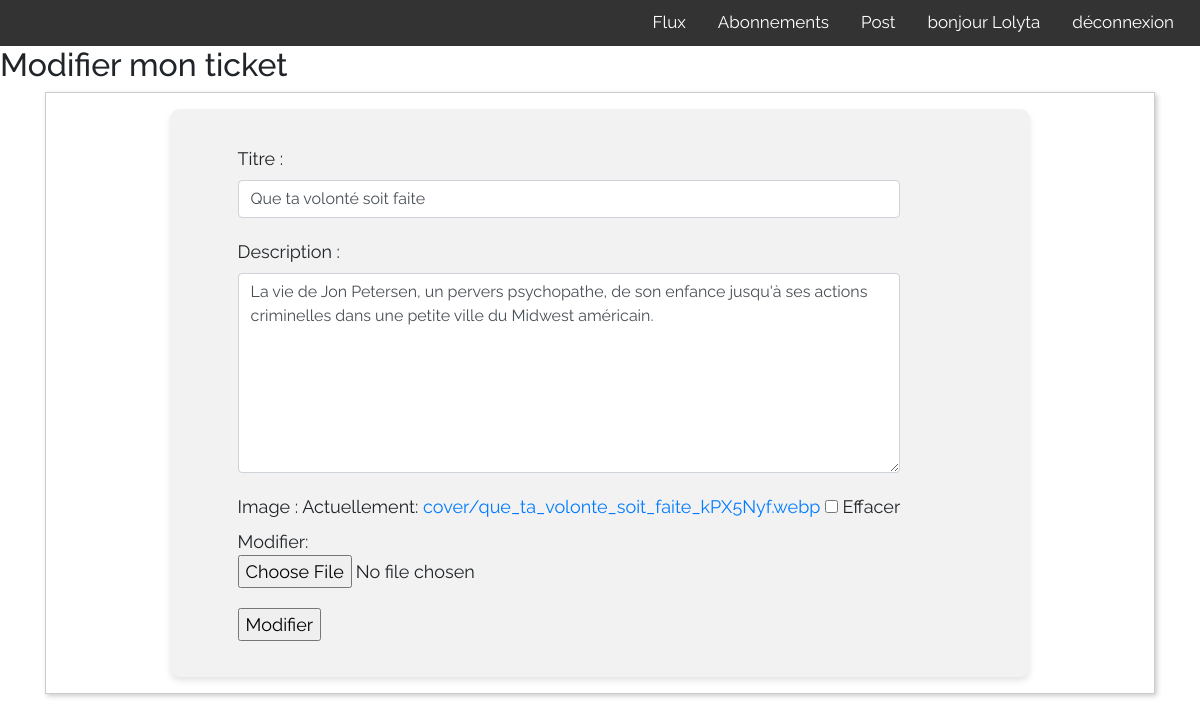
The app's page /edit_ticket/76/ (signed in) with its own data.
### tickets/models.py (models this page shows, shortened)
class Ticket(models.Model):
	title = models.CharField(max_length=128)
	description = models.TextField(max_length=2048, blank=True)
	user = models.ForeignKey(User, on_delete=models.CASCADE)
	image = models.ImageField(upload_to='cover/', blank=True, null=True)
	time_created = models.DateTimeField(auto_now_add=True)
	has_review = models.BooleanField(default=False)
	class Meta:
		verbose_name = 'Ticket'
		verbose_name_plural = 'Tous les tickets'
		ordering = ["user"]

### tickets/views.py (the view)
# urls.py: path('edit_ticket/<int:ticket_id>/', views.edit_ticket, name='edit_ticket'),
@login_required(login_url='followers:login')
def edit_ticket(request: HttpRequest, ticket_id: int) -> HttpResponse:
	review = get_object_or_404(Ticket, pk=ticket_id)
	if request.method == 'POST':
		form = TicketCreateForm(request.POST, instance=review)
		if form.is_valid():
			form.save()
			return redirect('reviews:user_posts')
	else:
		form = TicketCreateForm(instance=review)
	return render(request, 'edit_ticket.html', {'form': form})

### tickets/views.py
class TicketCreateForm(forms.ModelForm):
	title = forms.CharField(max_length=128, label="Titre")
	description = forms.CharField(required=False, label="Description", widget=forms.Textarea(attrs={'class': 'form-control'}))
	image = forms.ImageField(required=False, label="Image")  # Ajout du champ pour l'image
	class Meta:
		model = Ticket
		exclude = ['ticket']
		fields = ['title', 'description', 'image', ]

### tickets/templates/tickets/edit_ticket.html (shortened to what this page needs)
{% extends 'base.html' %}
{% load crispy_forms_tags %}
{% load widget_tweaks %}
{% block content %}
  <h2>Modifier mon ticket</h2>
  <div class="container">
    <div class="post">
        <div class="post-content">
            <div class="btn-update-review">
             <form method="post" enctype="multipart/form-data" id="review-form">
                <div class="form-group">
                  {{ form.title.label_tag }}
                  {{ form.title|add_class:"form-control" }}
                </div>
                <div class="form-group">
                  {{ form.description.label_tag }}
                  {{ form.description|add_class:"form-control form-control-description" }}
                </div>
              <div class="form-group">
              {{ form.image.label_tag }}
              {{ form.image|add_class:"form-control-file" }}
              </div>
                <input type="submit" value="Modifier">
              </form>
            </div>
        </div>
    </div>
  </div>
{% endblock %}

### templates/base.html (shortened to what this page needs)
{% load static %}
<!DOCTYPE html>
<html lang="fr">
<head>
    <link rel="stylesheet" href="https://maxcdn.bootstrapcdn.com/bootstrap/4.0.0/css/bootstrap.min.css">
    <link rel="stylesheet" href="{% static 'css/style.css' %}">
    <link rel="stylesheet" href="https://use.fontawesome.com/releases/v5.14.0/css/all.css">
</head>
<body>
<nav>
  <ul>
      {% if request.user.is_authenticated %}
      <li><a href="{% url 'followers:logout' %}">déconnexion</a></li>
      <li><a href="{% url 'followers:profile' %}">bonjour {{ user.username }}</a></li>
      {% else %}
      <li><a href="{% url 'followers:login' %}">Se connecter</a></li>
      {% endif %}
      <li><a href="{% url 'reviews:user_post' %}">Post</a></li>
      <li><a href="{% url 'followers:follow' %}">Abonnements</a></li>
      <li><a href="{% url 'reviews:feed' %}">Flux</a></li>
  </ul>
</nav>
    <section class="hero">
        {% block content %}
        {% endblock %}
    </section>
</body>
</html>

### reviews/static/css/style.css (style rules this page uses)
body { background-color: white; font-family: 'Raleway', sans-serif; }
nav { background-color: #333; padding: 10px; }
nav ul { list-style-type: none; margin: 0; padding: 0; overflow: hidden; }
nav li { float: right; }
nav a { color: white; text-align: center; padding: 14px 16px; text-decoration: none; font-size: 17px; }
.container { width: 100%; margin: 0 auto; }
.post { padding: 1em; border: 1px solid #ccc; margin-bottom: 1em; box-shadow: 2px 2px 5px #ccc; }
.post-content { width: 80%; margin: 0 auto; font-size: 18px; line-height: 1.5; text-align: justify; padding: 20px; background-color: #f2f2f2; border-radius: 10px; box-shadow: 0 4px 6px rgba(0,0,0,0.1); }
.btn-update-review { display: flex; margin-top: 1rem; margin-bottom: 1rem; align-items: center; margin-left: 3rem; }
.form-control { font-size: 15px; border: 2px solid #ccc; border-radius: 4px; }
.post-content { padding: 20px; }
.form-group { margin-bottom: 20px; }
.form-control { width: 100%; height: calc(2.25rem + 2px); padding: 0.375rem 0.75rem; font-size: 1rem; font-weight: 400; line-height: 1.5; color: #495057; background-color: #fff; background-clip: padding-box; border: 1px solid #ced4da; border-radius: 0.25rem; transition: border-color 0.15s ease-in-out, box-shadow 0.15s ease-in-out; }
.form-control-description { height: 200px; }

### records on screen
Ticket: title "Que ta volonté soit faite", description "La vie de Jon Petersen, un pervers psychopathe, de son enfance jusqu'à ses actions criminelles dans une petite ville du Midwest américain."

### other values on screen
{{ user.username }} "Lolyta"
